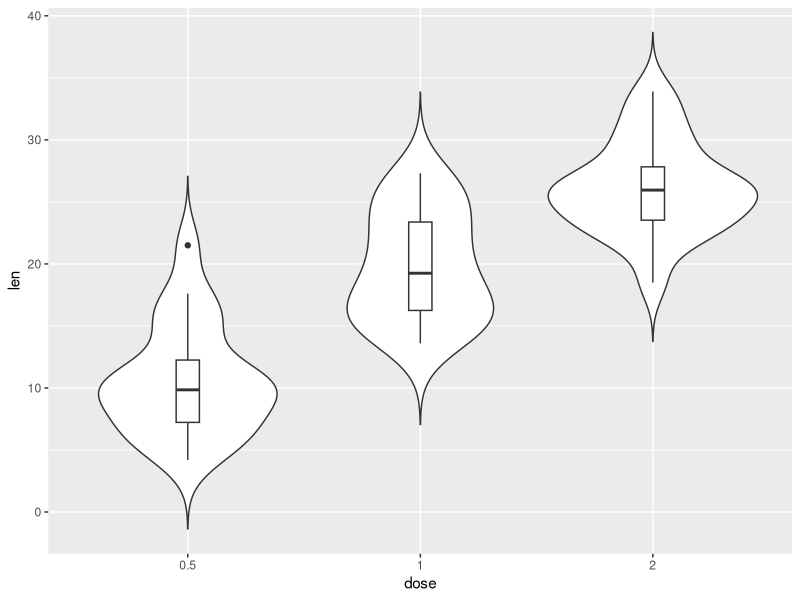
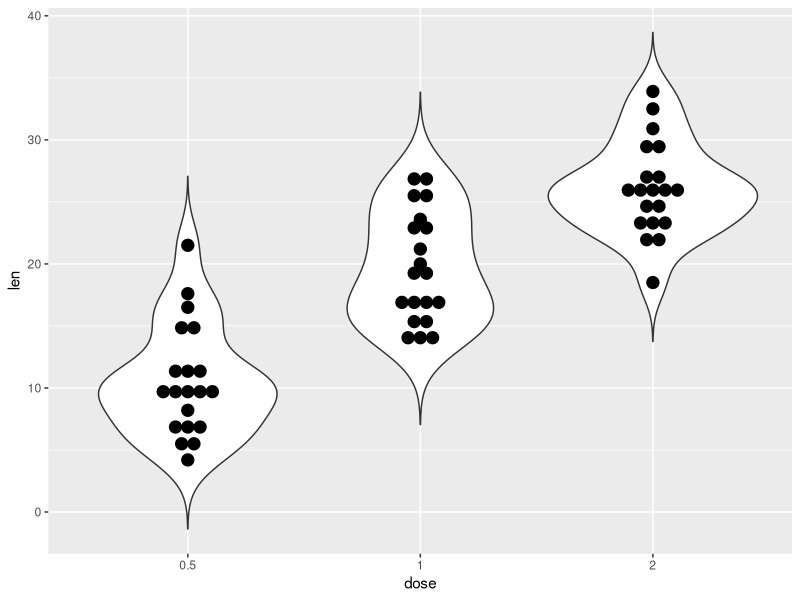
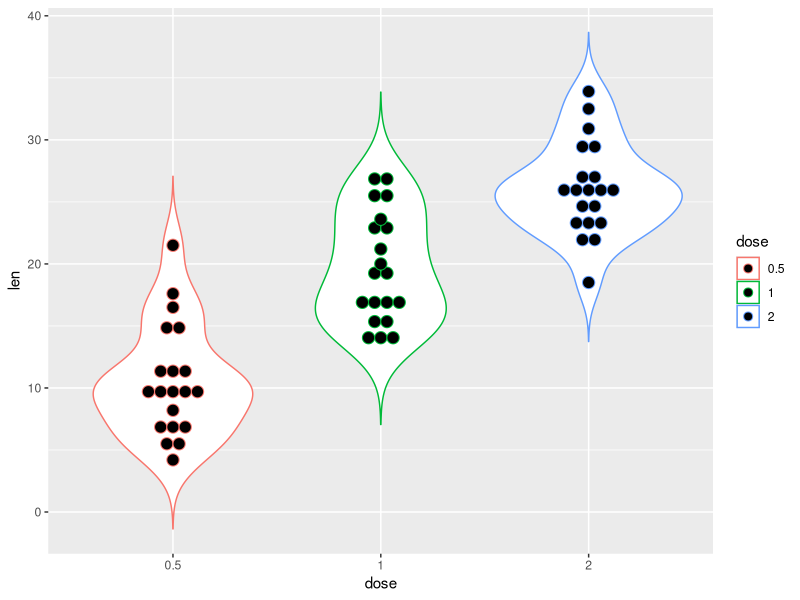
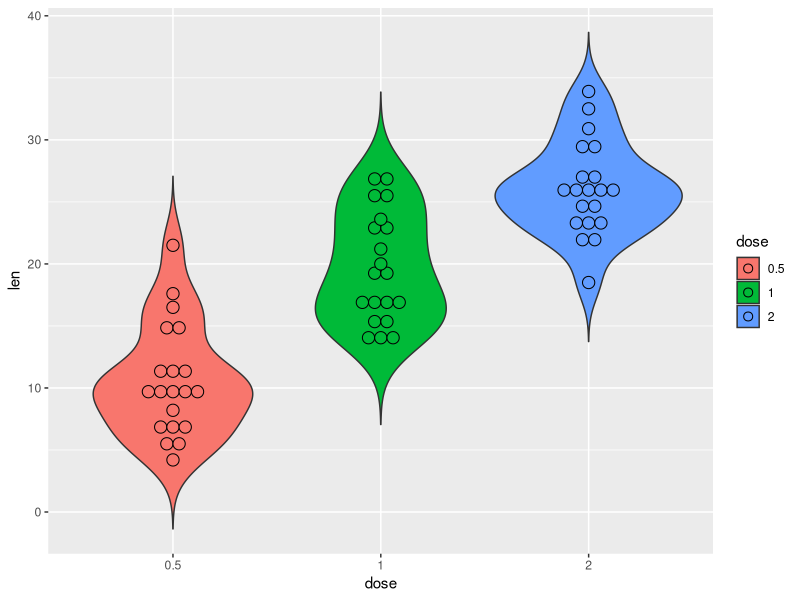
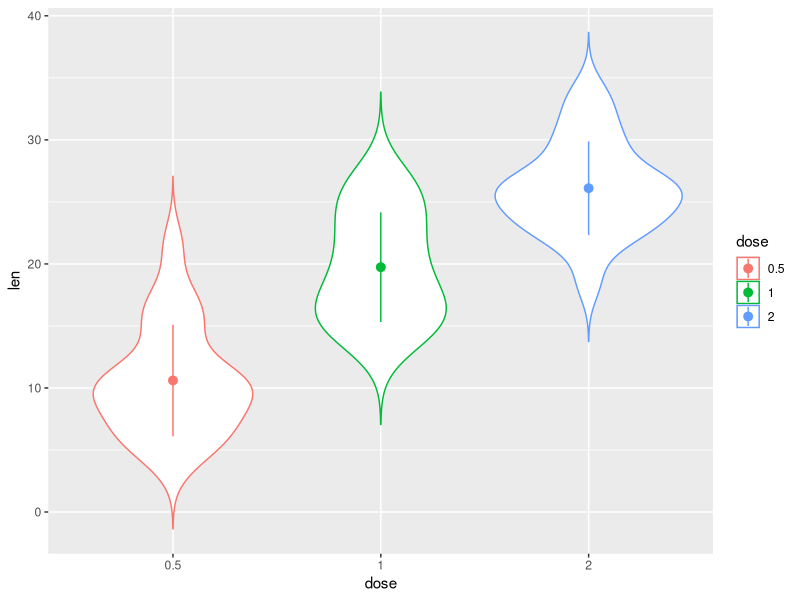
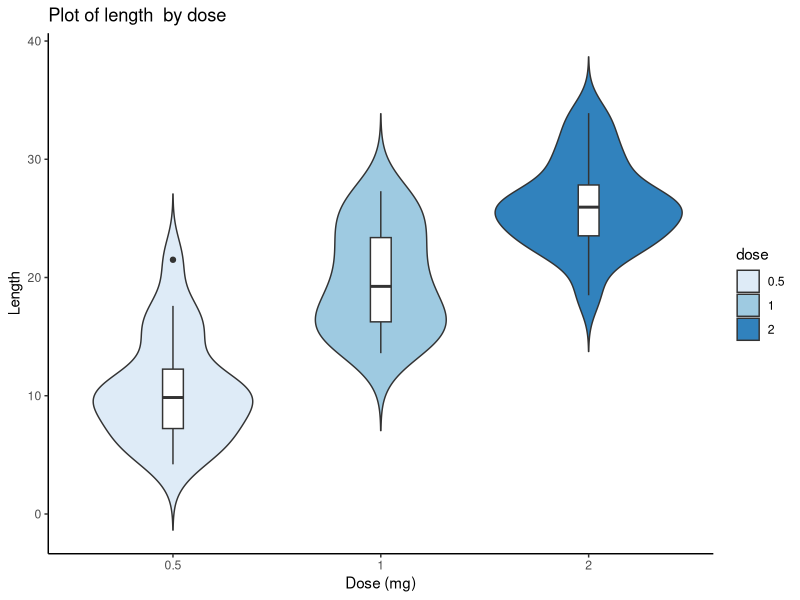
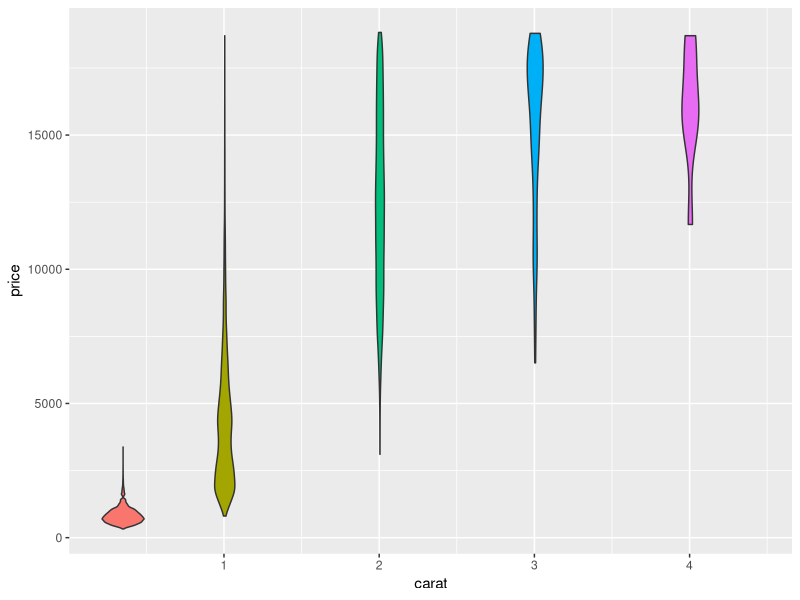
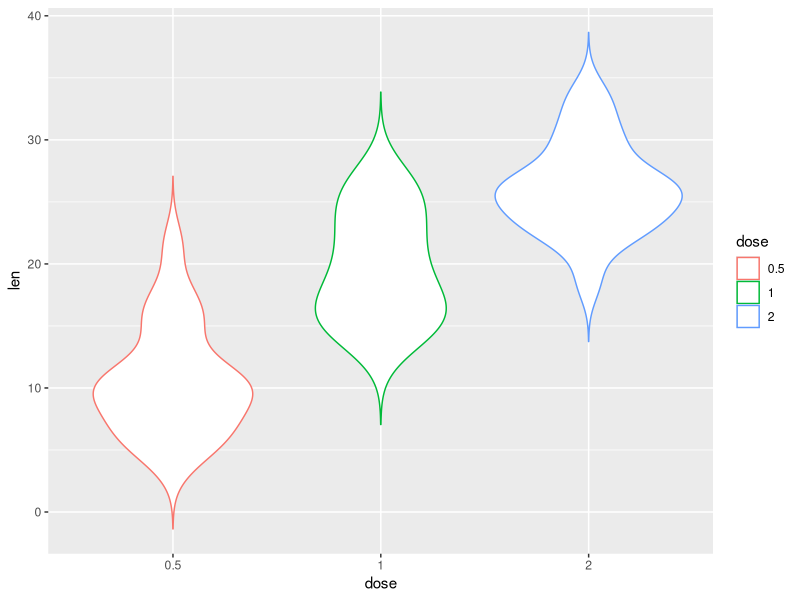

These figures' R source, in order:
##############################################################################
# Violin Plots
# ----------------------------------------------------------------------------
# Source:
#   http://www.sthda.com/english/wiki/ggplot2-violin-plot-quick-start-guide-r-software-and-data-visualization
#   https://stat.ethz.ch/R-manual/R-devel/library/datasets/html/ToothGrowth.html
#   https://ggplot2.tidyverse.org/reference/diamonds.html
##############################################################################

#

#install.packages("ggplot2")
library(ggplot2)
options(repr.plot.width=4, repr.plot.height=3)

# Loading and perparing the dataset
ToothGrowth$dose <- as.factor(ToothGrowth$dose)
ToothGrowth

# Creating the first approach to the visualization
p = ggplot(ToothGrowth, aes(x=dose, y=len)) +
  geom_violin(trim=FALSE)
p + geom_boxplot(width=0.1)

# Adding the dotplot
p = ggplot(ToothGrowth, aes(x=dose, y=len)) +
  geom_violin(trim=FALSE)
p + geom_dotplot(binaxis='y', stackdir='center', dotsize=1)

# Changing the color
p = ggplot(ToothGrowth, aes(x=dose, y=len, color=dose)) +
  geom_violin(trim=FALSE)
p + geom_dotplot(binaxis='y', stackdir='center', dotsize=1)

# Testing adding fill color
p = ggplot(ToothGrowth, aes(x=dose, y=len, fill=dose)) +
  geom_violin(trim=FALSE)
p + geom_dotplot(binaxis='y', stackdir='center', dotsize=1)

# Improving the style
p = ggplot(ToothGrowth, aes(x=dose, y=len, color=dose)) +
  geom_violin(trim=FALSE)
data_summary <- function(x) {
   m <- mean(x)
   ymin <- m-sd(x)
   ymax <- m+sd(x)
   return(c(y=m,ymin=ymin,ymax=ymax))
}
p + stat_summary(fun.data=data_summary)
pdf("violinChart.pdf", width = 4, height = 4)
p
dev.off()


dp <- ggplot(ToothGrowth, aes(x=dose, y=len, fill=dose)) +
  geom_violin(trim=FALSE)+
  geom_boxplot(width=0.1, fill="white")+
  labs(title="Plot of length  by dose",x="Dose (mg)", y = "Length")
dp = dp + scale_fill_brewer(palette="Blues") + theme_classic()
dp

pdf("violinChart.pdf", width = 4, height = 4)
dp
dev.off()


###############################################################################
# Violin Chart from box-whisker example
###############################################################################

width=1
dp=ggplot(diamonds, aes(carat, price)) +
  geom_violin(aes(group = cut_width(carat, width), fill=cut_width(carat, width)))
dp + theme(legend.position='none')
